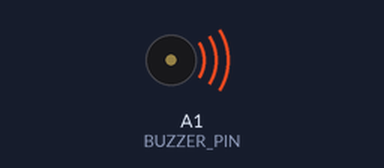
Bench run of a sketch on a simulated Arduino Uno, built with avr-gcc and run on an emulated ATmega328P. Shown: buzzer (waves = sounding).

Above: at 0.5 s.
At 14.9 s:
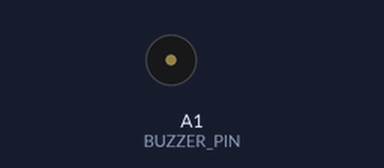
Timing chart, 0 to 17.4 s (numbered marks = the images above):
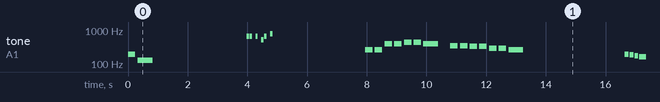

The sketch:

Melody.ino
```cpp
#include <Wire.h>

#define BUZZER_PIN A1

// ====== Sound Melodies & Tempos ======
const int marioMelody[] = { 659, 659, 0, 659, 0, 523, 659, 0, 784, 0 };
const int marioTempo[] = { 12, 12, 12, 12, 12, 12, 12, 12, 12, 12 };
const int marioLength = sizeof(marioMelody) / sizeof(int);

const int twinkleMelody[] = { 262, 262, 392, 392, 440, 440, 392, 0, 349, 349, 330, 330, 294, 294, 262, 0 };
const int twinkleTempo[] = { 4, 4, 4, 4, 4, 4, 2, 4, 4, 4, 4, 4, 4, 4, 2, 4 };
const int twinkleLength = sizeof(twinkleMelody) / sizeof(int);

const int failMelody[] = { 196, 185, 175, 165 };
const int failTempo[] = { 8, 8, 8, 4 };
const int failLength = sizeof(failMelody) / sizeof(int);

const int wompMelody[] = { 196, 131 };
const int wompTempo[] = { 4, 2 };
const int wompLength = sizeof(wompMelody) / sizeof(int);

// "Golden" from K-Pop: Demon Hunters - Chorus
const int goldenMelody[] = {
  // "We're going up, up, up"
  494, 554, 587,
  // "it's our mo-ment"
  659, 587, 554,
  // "you know to-ge-ther we're glow-ing"
  494, 494, 554, 587, 554, 494, 440,
  // "gon-na be, gon-na be gold-en"
  440, 494, 440, 494, 440, 370
};
const int goldenTempo[] = {
  // up, up, up
  8, 8, 4,
  // mo-ment
  8, 8, 4,
  // to-ge-ther we're glow-ing
  16, 16, 8, 8, 8, 8, 4,
  // gon-na be, gon-na be gold-en
  16, 16, 16, 16, 8, 4
};
const int goldenLength = sizeof(goldenMelody) / sizeof(int);

void setup() {
  // put your setup code here, to run once:
  // Initialize buzzer pin
  pinMode(BUZZER_PIN, OUTPUT);
  digitalWrite(BUZZER_PIN, LOW);
}

void loop() {
  // put your main code here, to run repeatedly:
  playTune(wompMelody, wompTempo, wompLength);
  delay(3000);
  playTune(marioMelody, marioTempo, marioLength);
  delay(3000);
  playTune(twinkleMelody, twinkleTempo, twinkleLength);
  delay(3000);
  playTune(failMelody, failTempo, failLength);
  delay(3000);
  playTune(goldenMelody, goldenTempo, goldenLength);
  delay(3000);

}

/**
 * Generic function to play a tune on the buzzer.
 */
void playTune(const int melody[], const int tempo[], int length) {
  for (int i = 0; i < length; i++) {
    int note = melody[i];
    int duration = 1000 / tempo[i];
    if (note == 0) {  // rest note
      delay(duration);
    } else {
      tone(BUZZER_PIN, note, duration);
      delay(duration * 1.3);  // Brief pause between notes
    }
  }
  noTone(BUZZER_PIN);  // Stop sound
}
```

Measured:
- by itself, tone on A1 (BUZZER_PIN): plays 196 Hz for 0.25 s, 131 Hz for 0.50 s, 659 Hz for 0.08 s, 659 Hz for 0.08 s, 659 Hz for 0.08 s, 523 Hz for 0.08 s … (223 notes in this stretch)
